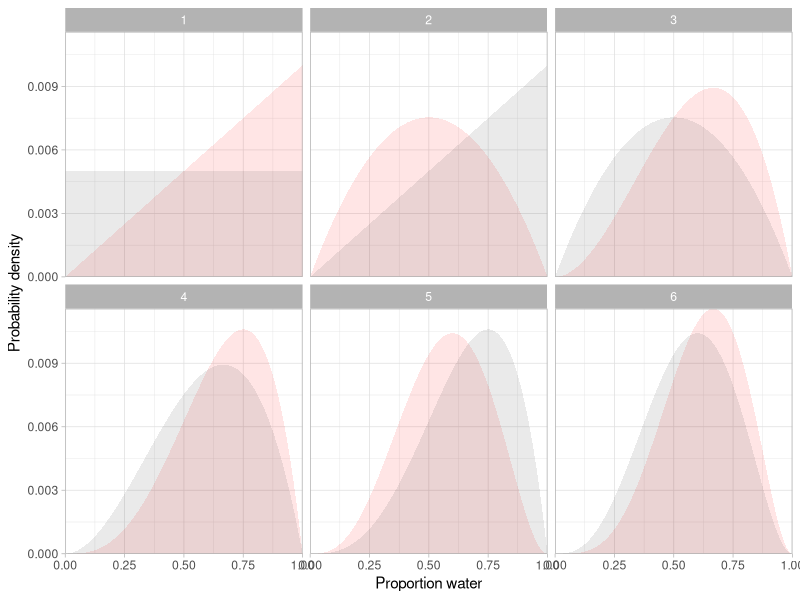
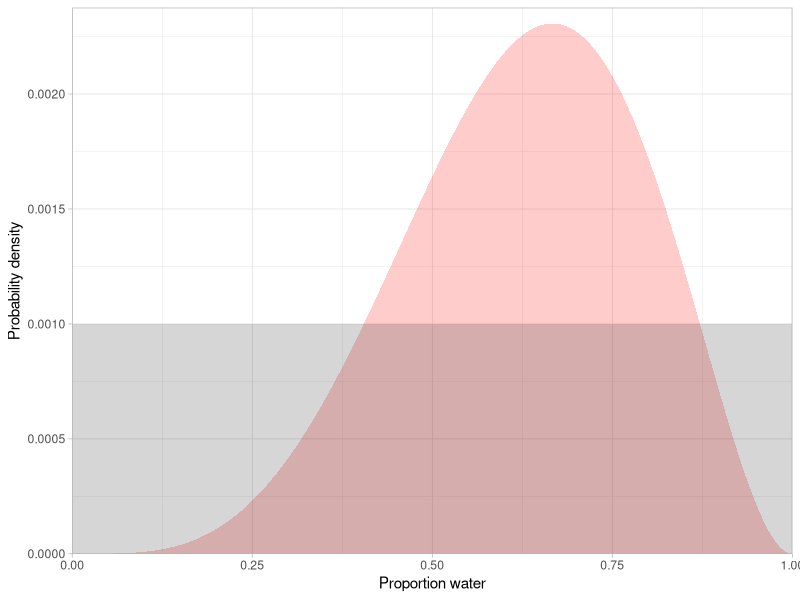
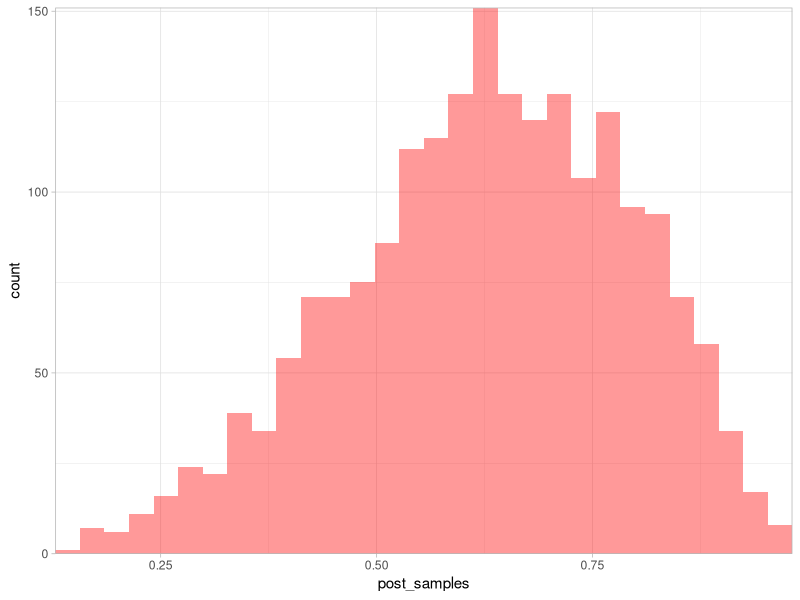
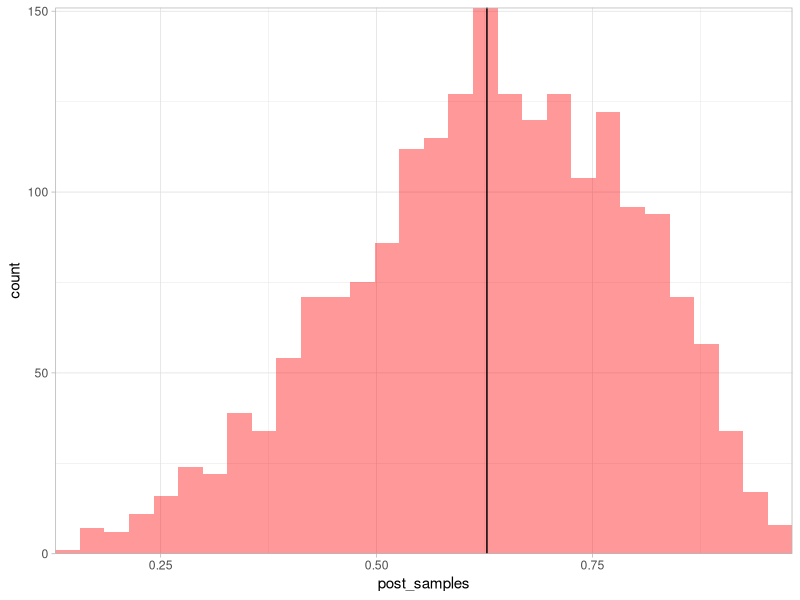
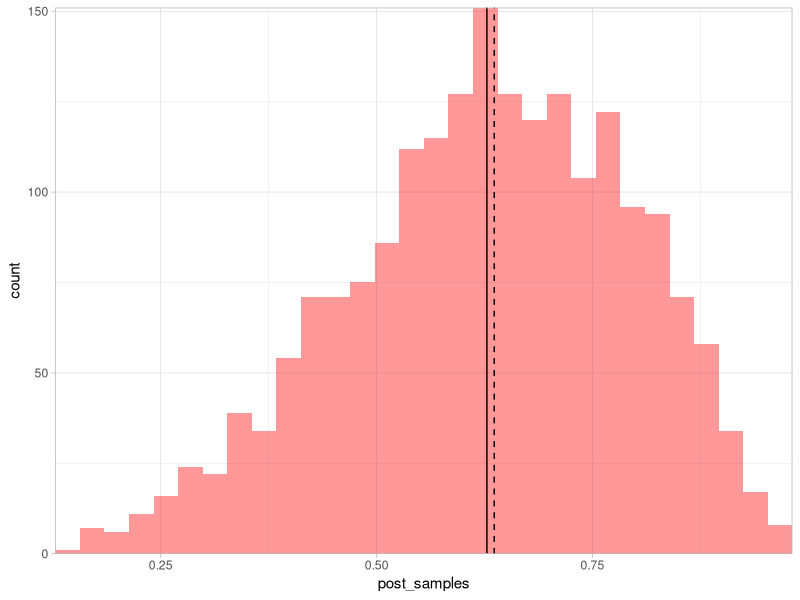
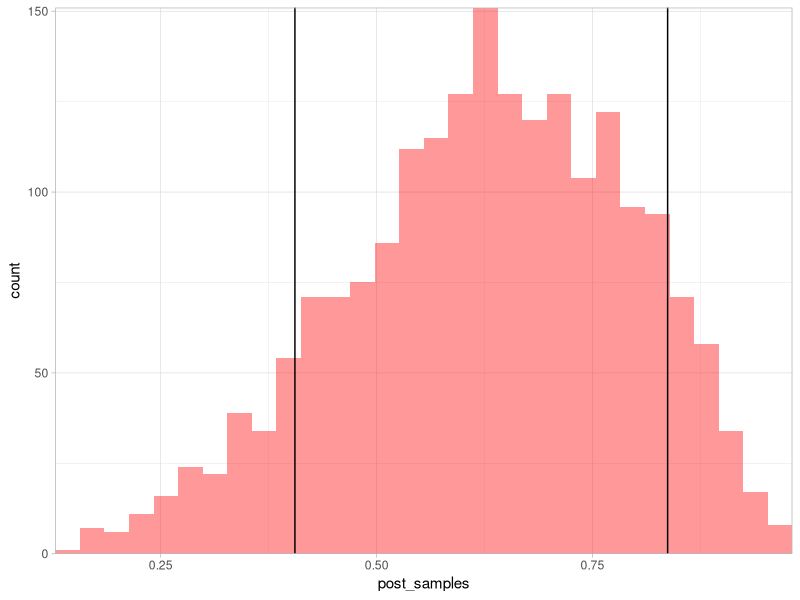
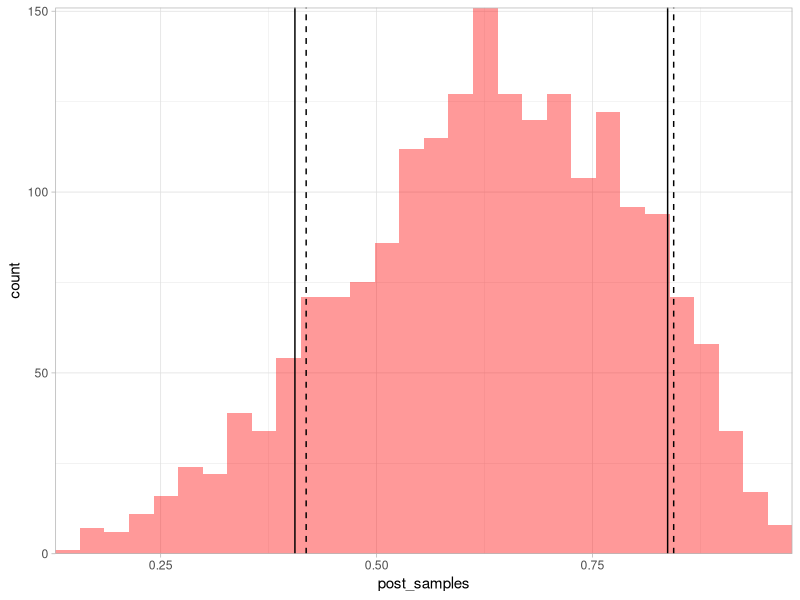
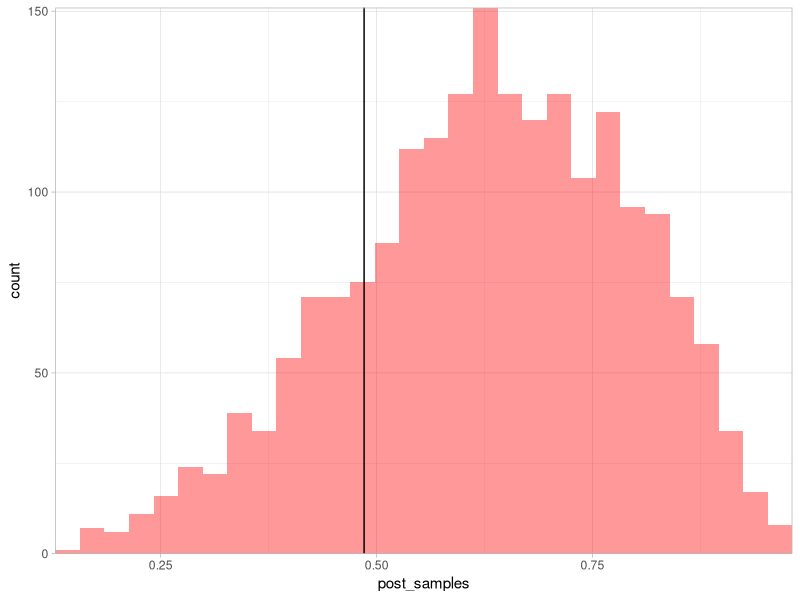

Here is the R script that generated these plots, in order:
## ---- chunk 1
knitr::opts_chunk$set(
  collapse = TRUE,
  comment = "#>",
  fig.width = 6,
  fig.asp = 0.618,
  fig.align = "center"
)
## ---- chunk 2
library(ggplot2)
library(dplyr)
theme_set(theme_light())
## ---- chunk 3
dat <- c(1, 0, 1, 1, 0, 1) # data we collected

p <- seq(0, 1, length.out = 200) # a sequence of 'proportions water' to evaluate

# --------------------
# try different priors:
prior <- dunif(p, 0, 1)
# prior <- dbinom(2, size = 3, prob = p)
# prior <- dbinom(7, size = 10, prob = p)
# prior <- dbinom(71, size = 100, prob = p)
# prior <- dbinom(5, size = 10, prob = p)
# prior <- dnorm(p, mean = 0.5, sd = 0.3)
# prior <- dbeta(p, shape1 = 3, shape2 = 2)
# prior <- dnorm(p, mean = 0.5, sd = 0.25);prior[1:100] <- 0
# --------------------

prior <- prior / sum(prior) # make the prior sum to 1

out <- list()
for (i in seq_along(dat)) {
  likelihood <- dbinom(sum(dat[i]), size = 1, prob = p) # data likelihood
  posterior <- likelihood * prior                       # Bayes rule numerator
  posterior <- posterior / sum(posterior)               # make it sum to 1
  out[[i]] <- data.frame(p, prior, posterior, toss = i) # save it
  prior <- posterior                                    # for next time around
}
out <- bind_rows(out)

ggplot(out, aes(x = p, ymax = posterior, ymin = 0, group = toss)) +
  geom_ribbon(alpha = 0.1, fill = "red") +
  geom_ribbon(aes(x = p, ymax = prior, ymin = 0), alpha = 0.1) +
  coord_cartesian(expand = FALSE) +
  xlab("Proportion water") +
  ylab("Probability density") +
  facet_wrap(~toss)
## ---- chunk 4
N <- 1000 # bigger for smoother histogram plots below
p <- seq(0, 1, length.out = N)

prior <- dunif(p, 0, 1) / length(p)
# prior <- dbinom(2, size = 3, prob = p)
# prior <- dnorm(p, mean = 0.5, sd = 0.25)
# prior <- dbeta(p, shape1 = 3, shape2 = 2)
# prior <- dnorm(p, mean = 0.5, sd = 0.25);prior[1:100] <- 0
# prior <- c(1:250, 250:1)
prior <- prior / sum(prior)

likelihood <- dbinom(sum(dat), size = length(dat), prob = p)
posterior <- likelihood * prior
posterior <- posterior / sum(posterior)

ggplot(tibble(posterior, prior), 
  aes(x = p, ymax = posterior, ymin = 0)) +
  geom_ribbon(alpha = 0.2, fill = "red") +
  geom_ribbon(aes(x = p, ymax = prior, ymin = 0), alpha = 0.2) +
  coord_cartesian(expand = FALSE, ylim = c(0, 1.03 * max(c(posterior, prior)))) +
  xlab("Proportion water") +
  ylab("Probability density")
## ---- chunk 5
post_samples <- sample(p, prob = posterior, size = 2000, replace = TRUE)
## ---- chunk 6
g <- ggplot(tibble(post_samples), aes(post_samples)) + 
  geom_histogram(bins = 30, alpha = 0.4, fill = "red") +
  coord_cartesian(expand = FALSE)
g
## ---- chunk 7
q <- mean(post_samples)
g + geom_vline(xintercept = q)

q_median <- median(post_samples)
g + geom_vline(xintercept = q) + geom_vline(xintercept = q_median, lty = 2)
## ---- chunk 8
q <- quantile(post_samples, probs = c(0.1, 0.9))
g + geom_vline(xintercept = q)
## ---- chunk 9
q_hpd <- coda::HPDinterval(coda::as.mcmc(post_samples), prob = 0.8)
q_hpd <- as.numeric(q_hpd)
q_hpd
g + geom_vline(xintercept = q) + geom_vline(xintercept = q_hpd, lty = 2)
## ---- chunk 10
threshold_sample <- floor(0.2 * length(post_samples))
length(post_samples)
threshold_sample
q <- sort(post_samples)[threshold_sample]
q
g + geom_vline(xintercept = q)
## ---- chunk 11
sum(post_samples > 0.5) / length(post_samples)
mean(post_samples > 0.5)
g + geom_vline(xintercept = 0.5)
## ---- chunk 12
mean(post_samples > 0.6 & post_samples < 0.8)
g + geom_vline(xintercept = c(0.6, 0.8))
